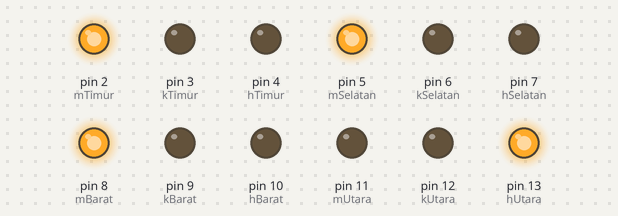
The sketch below on a simulated Arduino Uno, built with avr-gcc and run on an emulated ATmega328P. On the bench: output pins drawn as LEDs (lit = HIGH).

Above: at 0.1 s.
At 6.83 s:
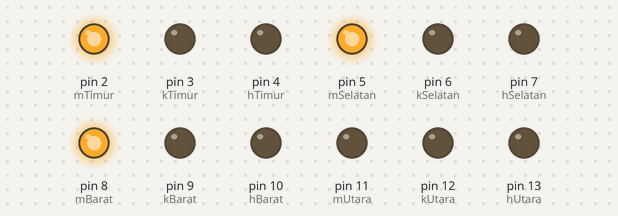
At 14.0 s:
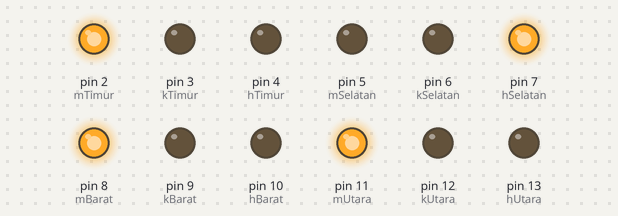
At 21.0 s:
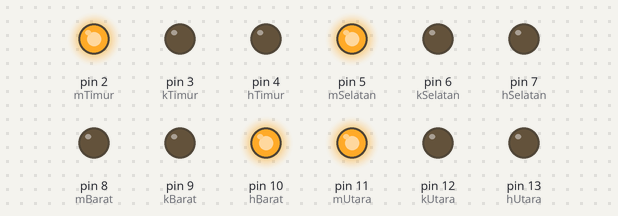
At 27.82 s:
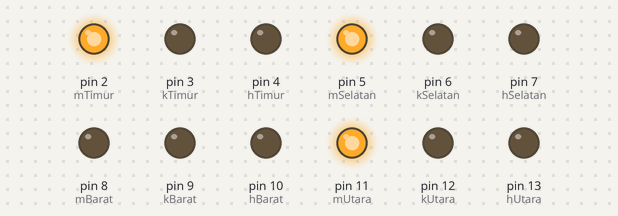
At 35.0 s:
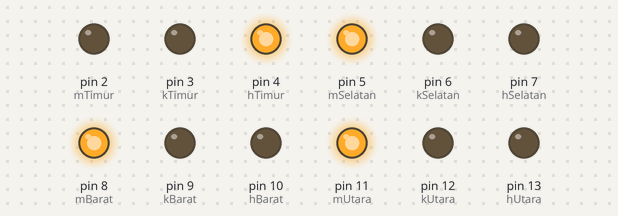
Timing chart, 0 to 40.0 s (numbered marks = the images above):
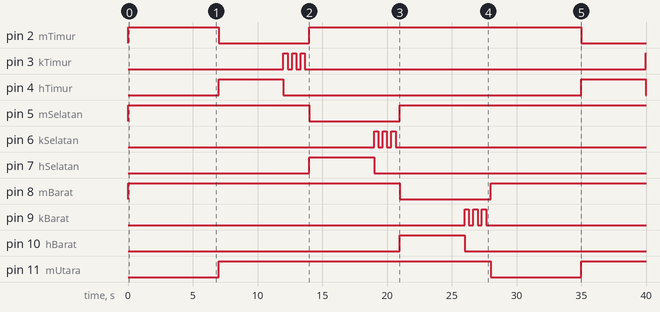

Measured:
- by itself, pin 2 (mTimur): HIGH → LOW at 7.0 s, → HIGH 7.0 s later, → LOW 21.0 s later
- by itself, pin 3 (kTimur): LOW → HIGH at 12.0 s, → LOW 0.33 s later, → HIGH 0.33 s later, → LOW 0.33 s later, … (7 changes in this stretch)
- by itself, pin 4 (hTimur), pin 13 (hUtara): alternates HIGH for 5.0 s and LOW for 23.0 s
- by itself, pin 5 (mSelatan): HIGH → LOW at 14.0 s, → HIGH 7.0 s later
- by itself, pin 6 (kSelatan): LOW → HIGH at 19.0 s, → LOW 0.33 s later, → HIGH 0.33 s later, → LOW 0.33 s later, … (6 changes in this stretch)
- by itself, pin 7 (hSelatan): LOW → HIGH at 14.0 s, → LOW 5.0 s later
- by itself, pin 8 (mBarat): HIGH → LOW at 21.0 s, → HIGH 7.0 s later
- by itself, pin 9 (kBarat): LOW → HIGH at 26.0 s, → LOW 0.33 s later, → HIGH 0.33 s later, → LOW 0.33 s later, … (6 changes in this stretch)

The sketch:

trafficlight4sisi_h1d0231071.ino
```cpp
int mUtara = 11, kUtara = 12, hUtara = 13;
int mTimur = 2,  kTimur = 3,  hTimur = 4;
int mSelatan = 5, kSelatan = 6, hSelatan = 7;
int mBarat = 8,  kBarat = 9,  hBarat = 10;

void setup() {
  for (int i = 2; i <= 13; i++) {
    pinMode(i, OUTPUT);
  }
  semuaMerah();
}

void loop() {
  aktifkanSimpang(mUtara, kUtara, hUtara);
  aktifkanSimpang(mTimur, kTimur, hTimur);
  aktifkanSimpang(mSelatan, kSelatan, hSelatan);
  aktifkanSimpang(mBarat, kBarat, hBarat);
}

void aktifkanSimpang(int pinM, int pinK, int pinH) {
  semuaMerah();

  //Lampu Hijau menyala 5 detik
  digitalWrite(pinM, LOW);
  digitalWrite(pinH, HIGH);
  delay(5000);
  digitalWrite(pinH, LOW);

  //Lampu Kuning kedip 3 kali selama total 2 detik
  for(int i = 0; i < 3; i++) {
    digitalWrite(pinK, HIGH);
    delay(333);
    digitalWrite(pinK, LOW);
    delay(333);
  }

  //Kembali ke Merah
  digitalWrite(pinM, HIGH);
}

void semuaMerah() {
  digitalWrite(mUtara, HIGH); digitalWrite(kUtara, LOW); digitalWrite(hUtara, LOW);
  digitalWrite(mTimur, HIGH); digitalWrite(kTimur, LOW); digitalWrite(hTimur, LOW);
  digitalWrite(mSelatan, HIGH); digitalWrite(kSelatan, LOW); digitalWrite(hSelatan, LOW);
  digitalWrite(mBarat, HIGH); digitalWrite(kBarat, LOW); digitalWrite(hBarat, LOW);
}
```
